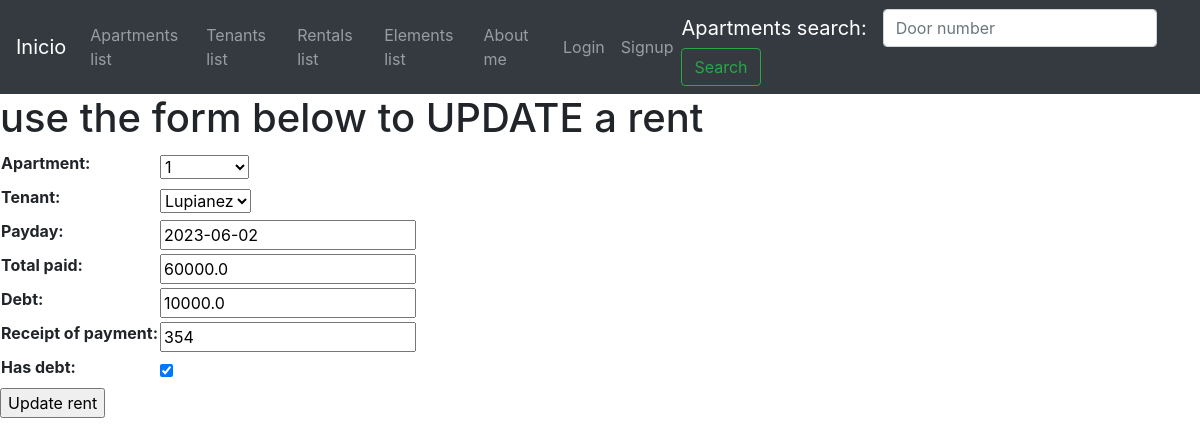
The page /rentals/rent-update/1/ on the database its author committed.
### rentals/models.py (models this page shows)
class Rent(models.Model):
    apartment = models.OneToOneField(Apartment, on_delete=models.CASCADE, related_name='apartment')
    tenant = models.OneToOneField(Tenant, on_delete=models.CASCADE, related_name='tenant')
    payday=models.DateField()
    total_paid=models.FloatField()
    debt=models.FloatField()
    receipt_of_payment=models.IntegerField()
    has_debt=models.BooleanField(default=False)

### rentals/views.py (the view)
# urls.py: path('rent-update/<int:pk>/', RentUpdateView.as_view(), name='rent_update'),
class RentUpdateView(UpdateView):
    model = Rent
    template_name = 'rentals/rent-update.html'
    fields = '__all__'
    success_url = '/rentals/rentals-list/'

### apartments/models.py (called while the page is built)
    def __str__(self):
        return self.door_number

### tenants/models.py (called while the page is built)
    def __str__(self):
        return self.lastname

### templates/rentals/rent-update.html (shortened to what this page needs)
{% extends 'base.html' %}
{% block content %}
    <h1>use the form below to UPDATE a rent</h1>
    {% if form %}
        <form action="" method="POST">
            <table>
                {{form.as_table}}
            </table>
            <input type="submit" value="Update rent">
        </form>
    {% endif %}
{% endblock %}

### rows shown on the page
Rent: apartment "1", tenant "Lupianez", payday "2023-06-02", total_paid "60000.0", debt "10000.0", receipt_of_payment "354", has_debt "☑"
